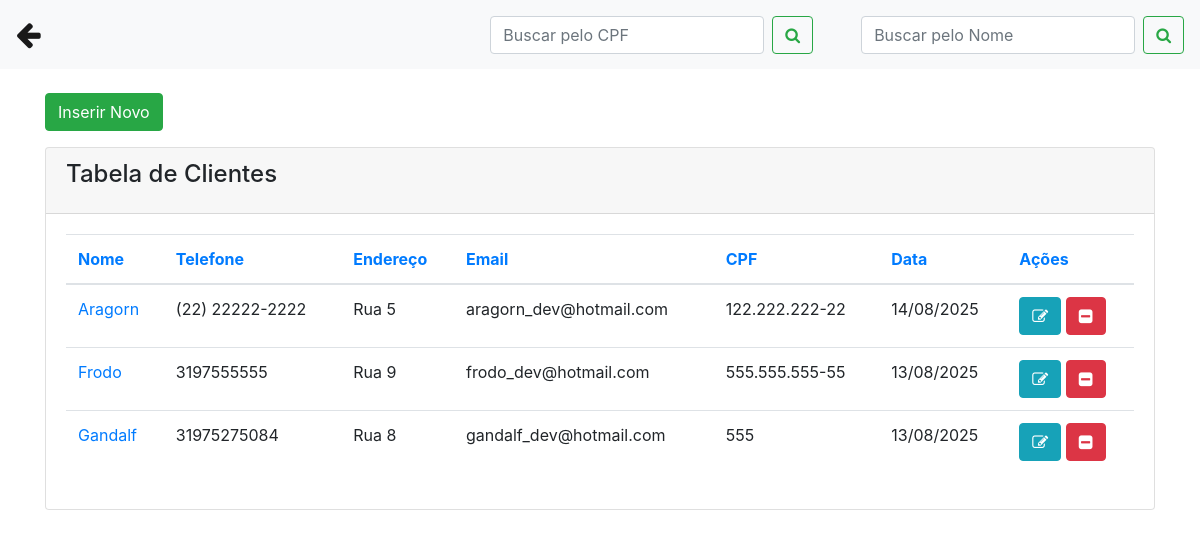
The page /clientes.php on the database its author committed.
### tables this page shows
CREATE TABLE `clientes` (
  `id` int(11) NOT NULL,
  `nome` varchar(20) NOT NULL,
  `telefone` varchar(15) NOT NULL,
  `endereco` varchar(25) NOT NULL,
  `email` varchar(40) NOT NULL,
  `cpf` varchar(20) NOT NULL,
  `data` date NOT NULL
);

### clientes.php (the view, shortened to what this page needs)
<?php
include('conexao.php');
?>
<!DOCTYPE html>
<html>
<head>
 <link rel="stylesheet" href="https://stackpath.bootstrapcdn.com/bootstrap/4.1.3/css/bootstrap.min.css">
<link rel="stylesheet" href="https://cdnjs.cloudflare.com/ajax/libs/font-awesome/4.7.0/css/font-awesome.min.css">
</head>
<body>
  <nav class="navbar navbar-expand-lg navbar-light bg-light">
  <a class="navbar-brand" href="painel_funcionario.php"><big><big><i class="fa fa-arrow-left"></i></big></big></a>
  <div class="collapse navbar-collapse" id="conteudoNavbarSuportado">
    <form class="form-inline my-2 my-lg-0 mr-5">
      <input name="txtpesquisarcpf" id="txtcpf" class="form-control mr-sm-2" type="search" placeholder="Buscar pelo CPF" aria-label="Pesquisar">
      <button name="buttonPesquisarCPF" class="btn btn-outline-success my-2 my-sm-0" type="submit"><i class="fa fa-search"></i></button>
    </form>
    <form class="form-inline my-2 my-lg-0">
      <input name="txtpesquisar" class="form-control mr-sm-2" type="search" placeholder="Buscar pelo Nome" aria-label="Pesquisar">
      <button name="buttonPesquisar" class="btn btn-outline-success my-2 my-sm-0" type="submit"><i class="fa fa-search"></i></button>
    </form>
  </div>
</nav>
<div class="container">
      <br>
         <div class="row">
           <div class="col-sm-12">
            <button type="button" class="btn btn-success mb-3" data-toggle="modal" data-target="#modalExemplo">Inserir Novo </button>
           </div>
        </div>
          <div class="content">
            <div class="row">
              <div class="col-md-12">
                <div class="card">
                  <div class="card-header">
                    <h4 class="card-title"> Tabela de Clientes</h4>
                  </div>
                  <div class="card-body">
                    <div class="table-responsive">
                      <?php
                        if(isset($_GET['buttonPesquisar']) and $_GET['txtpesquisar'] != ''){
                          $nome = $_GET['txtpesquisar'] . '%';
                           $query = "select * from clientes where nome LIKE '$nome'  order by nome asc";
                        }else if(isset($_GET['buttonPesquisarCPF']) and $_GET['txtpesquisarcpf'] != ''){
                          $nome = $_GET['txtpesquisarcpf'];
                           $query = "select * from clientes where cpf = '$nome'  order by nome asc";
                        }
                        else{
                         $query = "select * from clientes order by nome asc";
                        }
                        $result = mysqli_query($conexao, $query);
                        $row = mysqli_num_rows($result);
                        if($row == ''){
                            echo "<h3> Não existem dados cadastrados no banco </h3>";
                        }else{
                           ?>
                      <table class="table">
                        <thead class=" text-primary">
                          <th>
                            Nome
                          </th>
                          <th>
                            Telefone
                          </th>
                          <th>
                            Endereço
                          </th>
                           <th>
                            Email
                          </th>
                            <th>
                            CPF
                          </th>
                            <th>
                            Data
                          </th>
                            <th>
                            Ações
                          </th>
                        </thead>
                        <tbody>
                         <?php
                          while($res_1 = mysqli_fetch_array($result)){
                            $nome = $res_1["nome"];
                            $telefone = $res_1["telefone"];
                            $endereco = $res_1["endereco"];
                            $email = $res_1["email"];
                            $cpf = $res_1["cpf"];
                            $data = $res_1["data"];
                            $id = $res_1["id"];
                            $data2 = implode('/', array_reverse(explode('-', $data)));
                            ?>
                            <tr>
                              <td><?php echo '<a class="link" href="servicos_clientes.php?cpf='.$cpf.'">'; echo $nome; '</a>'; ?></td>
                             <td><?php echo $telefone; ?></td>
                             <td><?php echo $endereco; ?></td>
                             <td><?php echo $email; ?></td>
                             <td><?php echo $cpf; ?></td>
                             <td><?php echo $data2; ?></td>
                             <td>
                             <a class="btn btn-info" href="clientes.php?func=edita&id=<?php echo $id; ?>"><i class="fa fa-pencil-square-o"></i></a>
                             <a class="btn btn-danger" href="clientes.php?func=deleta&id=<?php echo $id; ?>"><i class="fa fa-minus-square"></i></a>
                             </td>
                            </tr>
                            <?php
                              }
                            ?>
                        </tbody>
                      </table>
                          <?php
                              }
                            ?>
                    </div>
                  </div>
                </div>
              </div>
</div>
</body>
</html>

### rows shown on the page
clientes: nome "Aragorn", telefone "(22) 22222-2222", endereco "Rua 5", email "aragorn_dev@hotmail.com", cpf "122.222.222-22", data "14/08/2025"
clientes: nome "Frodo", telefone "3197555555", endereco "Rua 9", email "frodo_dev@hotmail.com", cpf "555.555.555-55", data "13/08/2025"
clientes: nome "Gandalf", telefone "31975275084", endereco "Rua 8", email "gandalf_dev@hotmail.com", cpf "555", data "13/08/2025"
